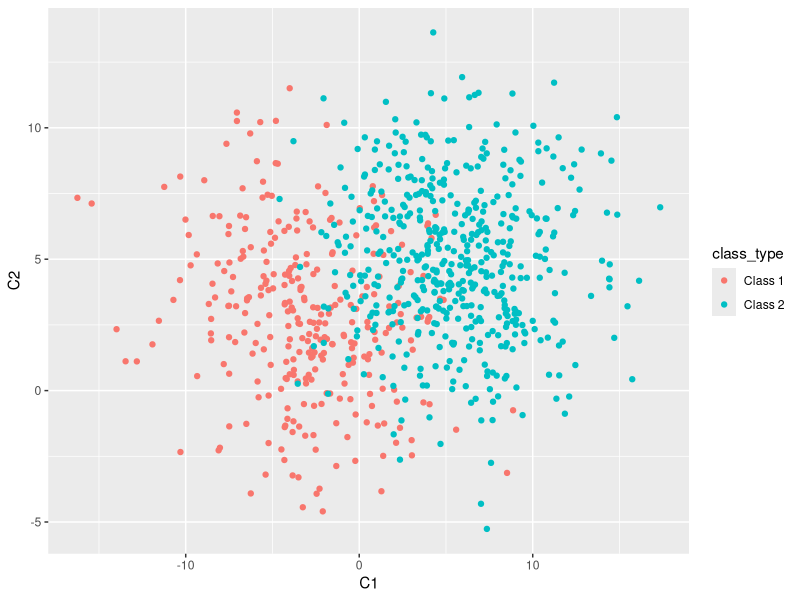
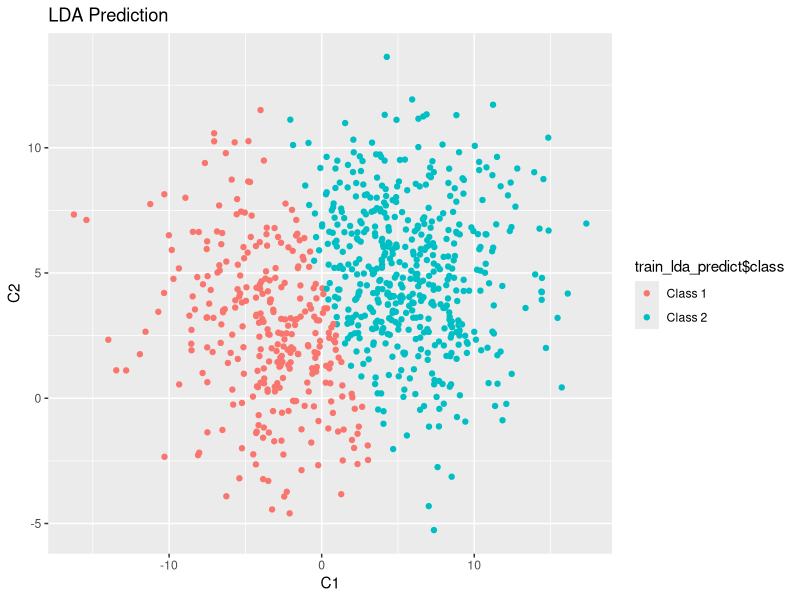
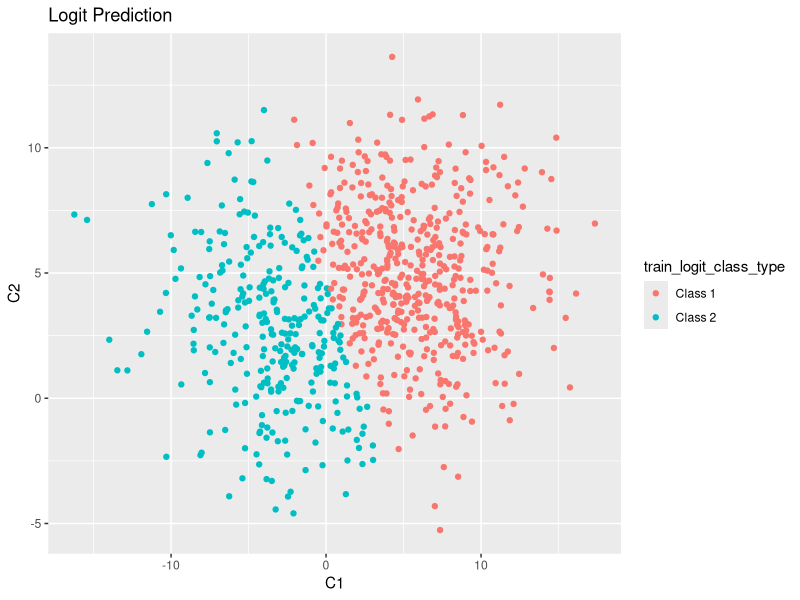
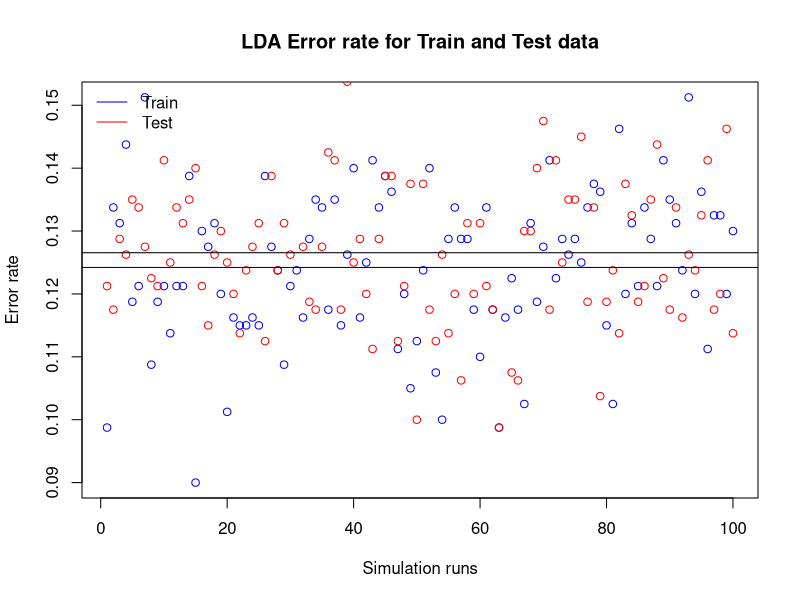
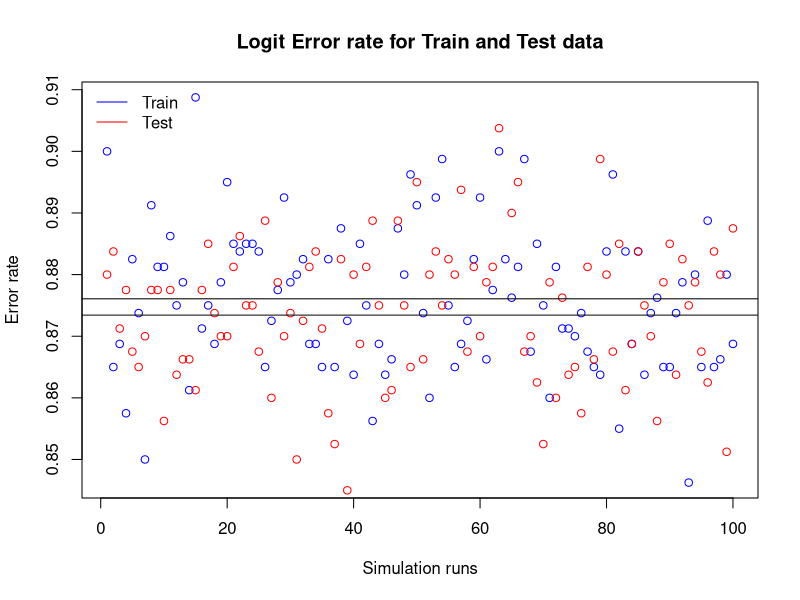

These figures' R source, in order: (Note: a time limit stopped this script after it produced the figures.)
# 1. Exercise
# 1.1 Load packages
library("mvtnorm")
library("MASS")
library("ggplot2")

set.seed(555)

# CONSTANTS
class1_name <- "Class 1"
class2_name <- "Class 2"
class1_mu <- c(-3, 3)
class2_mu <- c(5, 5)
class1_n <- 300
class2_n <- 500
sigma_cap <- rbind(c(16, -2), c(-2, 9))

generate_data_lda <- function(class1_n, class2_n, class1_mu, class2_mu, class1_sigma_cap = sigma_cap, class2_sigma_cap = sigma_cap) {
    class_type <- factor(c(rep(class1_name, class1_n), rep(class2_name, class2_n)))

    class1_x <- mvrnorm(class1_n, class1_mu, class1_sigma_cap) # nolint
    class2_x <- mvrnorm(class2_n, class2_mu, class2_sigma_cap) # nolint
    together <- rbind(class1_x, class2_x)

    data <- data.frame(class_type, "C1" = together[, 1], "C2" = together[, 2])

    return(data)
}

train_data <- generate_data_lda(class1_n, class2_n, class1_mu, class2_mu)

plot1 <- ggplot(train_data, aes(C1, C2, color = class_type)) +
    geom_point()

plot1

# 1. b) LDA
train_lda <- lda(class_type ~ C1 + C2, data = train_data)

# Why do we use train_data, e.g. original again?
train_lda_predict <- predict(train_lda, newdata = train_data)
head(train_lda_predict$class, 10)
head(train_lda_predict$posterior, 10)
head(train_lda_predict$x, 10)

plot2 <- ggplot(train_data, aes(C1, C2, color = train_lda_predict$class)) +
    geom_point() +
    ggtitle("LDA Prediction")
plot2

# Logistic regression
get_class_logit <- function(prediction, class1 = class1_name, class2 = class2_name) {
    factor(ifelse(prediction > 0.5, class1, class2))
}

train_logit <- glm(class_type ~ C1 + C2, data = train_data, family = "binomial")
train_logit_predict <- predict(train_logit, newdata = train_data, type = "response")
train_logit_class_type <- get_class_logit(train_logit_predict)

plot3 <- ggplot(train_data, aes(C1, C2, color = train_logit_class_type)) +
    geom_point() +
    ggtitle("Logit Prediction")
plot3

# 1.c
get_average_prediction_error <- function(actual, predicted) {
    mean(actual != predicted)
}

train_lda_error <- get_average_prediction_error(train_data$class_type, train_lda_predict$class)
train_logit_error <- get_average_prediction_error(train_data$class, train_logit_class_type)

# Generate test data, predict and calculate error
test_data <- generate_data_lda(class1_n, class2_n, class1_mu, class2_mu)

test_lda_predict <- predict(train_lda, newdata = test_data)
test_logit_predict <- predict(train_logit, newdata = test_data, type = "response")
test_logit_predict_class_type <- get_class_logit(test_logit_predict)

test_lda_error <- get_average_prediction_error(test_data$class_type, test_lda_predict$class)
test_logit_error <- get_average_prediction_error(test_data$class_type, test_logit_predict_class_type)

# 1.d) What other performance dimension could you analyze?

# 2.a) Simulation study
simulation_runs <- 100
train_lda_error_container <- rep(NA, simulation_runs)
train_logit_error_container <- rep(NA, simulation_runs)
test_lda_error_container <- rep(NA, simulation_runs)
test_logit_error_container <- rep(NA, simulation_runs)

for (i in 1:simulation_runs) {
    train_data <- generate_data_lda(class1_n, class2_n, class1_mu, class2_mu)
    test_data <- generate_data_lda(class1_n, class2_n, class1_mu, class2_mu)

    # Estimate lda + logit for train data
    train_lda <- lda(class_type ~ C1 + C2, data = train_data)
    train_lda_predict <- predict(train_lda, newdata = train_data)

    train_logit <- glm(class_type ~ C1 + C2, data = train_data, family = "binomial")
    train_logit_predict <- predict(train_logit, newdata = train_data, type = "response")
    train_logit_predict_class_type <- get_class_logit(train_logit_predict)

    # Calculate errors
    train_lda_error_container[i] <- get_average_prediction_error(train_data$class_type, train_lda_predict$class)
    train_logit_error_container[i] <- get_average_prediction_error(train_data$class_type, train_logit_predict_class_type)

    # Estimate lda + logit for test data
    test_lda_predict <- predict(train_lda, newdata = test_data)
    test_logit_predict <- predict(train_logit, newdata = test_data, type = "response")
    test_logit_predict_class_type <- get_class_logit(test_logit_predict)

    # Calculate errors
    test_lda_error_container[i] <- get_average_prediction_error(test_data$class_type, test_lda_predict$class)
    test_logit_error_container[i] <- get_average_prediction_error(test_data$class_type, test_logit_predict_class_type)
}

# Plot LDA errors
plot(
    1:simulation_runs,
    train_lda_error_container,
    xlab = "Simulation runs",
    ylab = "Error rate",
    main = "LDA Error rate for Train and Test data",
    col = "blue",
    pch = 21
)
points(test_lda_error_container, col = "red")
abline(h = mean(train_lda_error_container))
abline(h = mean(test_lda_error_container))
legend(
    x = "topleft",
    bty = "n",
    legend = c("Train", "Test"), lty = c(1, 1), col = c("blue", "red")
)


# Plot Logit errors
plot(
    1:simulation_runs,
    train_logit_error_container,
    xlab = "Simulation runs",
    ylab = "Error rate",
    main = "Logit Error rate for Train and Test data",
    col = "blue",
    pch = 21
)
points(test_logit_error_container, col = "red")
abline(h = mean(train_logit_error_container))
abline(h = mean(test_logit_error_container))
legend(
    x = "topleft",
    bty = "n",
    legend = c("Train", "Test"), lty = c(1, 1), col = c("blue", "red")
)

# 2.b) Attempt to worsen the relative performance of LDA by allowing the covariance matrices to differ
sigma_adjustment_factor <- seq(1, 10, by = 0.2)
sigma_adjustment_factor_length <- length(sigma_adjustment_factor)
# error_length <- sigma_adjustment_factor_length * simulation_runs

test_lda_new_error_container <- rep(NA, simulation_runs)
test_logit_new_error_container <- rep(NA, simulation_runs)
test_lda_new_error_mean_container <- rep(NA, sigma_adjustment_factor_length)
test_logit_new_error_mean_container <- rep(NA, sigma_adjustment_factor_length)

for (i in 1:sigma_adjustment_factor_length) {
    # Compute new sigma matrix, adjusted by the current adjustment factor
    sigma_adjusted_class_2 <- sigma_cap * sigma_adjustment_factor[i]

    for (j in 1:simulation_runs) {
        train_data <- generate_data_lda(
            class1_n,
            class2_n,
            class1_mu,
            class2_mu,
            class1_sigma_cap = sigma_cap,
            class2_sigma_cap = sigma_adjusted_class_2
        )

        test_data <- generate_data_lda(
            class1_n,
            class2_n,
            class1_mu,
            class2_mu,
            class1_sigma_cap = sigma_cap,
            class2_sigma_cap = sigma_adjusted_class_2
        )

        train_lda <- lda(class_type ~ C1 + C2, data = train_data)
        train_logit <- glm(class_type ~ C1 + C2, data = train_data, family = "binomial")

        test_lda_predict <- predict(train_lda, newdata = test_data)
        test_logit_predict <- predict(train_logit, newdata = test_data, type = "response")
        test_logit_predict_class_type <- get_class_logit(test_logit_predict)

        test_lda_new_error_container[j] <- get_average_prediction_error(train_data$class_type, test_lda_predict$class)
        test_logit_new_error_container[j] <- get_average_prediction_error(train_data$class_type, test_logit_predict_class_type)
    }

    test_lda_new_error_mean_container[i] <- mean(test_lda_new_error_container)
    test_logit_new_error_mean_container[i] <- mean(test_logit_new_error_container)
}

plot(1:sigma_adjustment_factor_length, test_lda_new_error_mean_container, type = "l")
lines(test_logit_new_error_mean_container, col = "red")

# 2.b) Worsen LDA by changing sample sizes for the 2 classes
simulation_class1_sample_size <- seq(50, 500, le = 10)
simulation_class1_sample_size <- as.integer(simulation_class1_sample_size)
simulation_class2_sample_size <- seq(800, 500, le = 10)
simulation_class2_sample_size <- as.integer(simulation_class2_sample_size)

simulation_test_lda_error <- rep(NA, simulation_runs)
simulation_test_logit_error <- rep(NA, simulation_runs)

simulation_test_lda_mean_error <- rep(NA, 10)
simulation_test_logit_mean_error <- rep(NA, 10)

for(i in 1:10){
    class1_sample <- simulation_class1_sample_size[i]
    class2_sample <- simulation_class2_sample_size[i]

    for(j in 1:simulation_runs){
        train_data <- generate_data_lda(
            class1_n = class1_sample,
            class2_n = class2_sample,
            class1_mu,
            class2_mu,
        )
        test_data <- generate_data_lda(
            class1_n = class1_sample,
            class2_n = class2_sample,
            class1_mu,
            class2_mu,
        )

        train_lda <- lda(class_type ~ C1 + C2, data = train_data)
        train_logit <- glm(class_type ~ C1 + C2, data = train_data, family = "binomial")

        test_lda_predict <- predict(train_lda, newdata = test_data)
        test_logit_predict <- predict(train_logit, newdata = test_data, type = "response")
        test_logit_predict_class_type <- get_class_logit(test_logit_predict)

        simulation_test_lda_error[j] <- get_average_prediction_error(test_data$class_type, test_lda_predict$class)
        simulation_test_logit_error[j] <- get_average_prediction_error(test_data$class_type, test_logit_predict_class_type)
    }

    simulation_test_lda_mean_error[i] <- mean(simulation_test_lda_error)
    simulation_test_logit_mean_error[i] <- mean(simulation_test_logit_error)
}

plot(1:10, simulation_test_lda_mean_error)
points(simulation_test_logit_mean_error)
